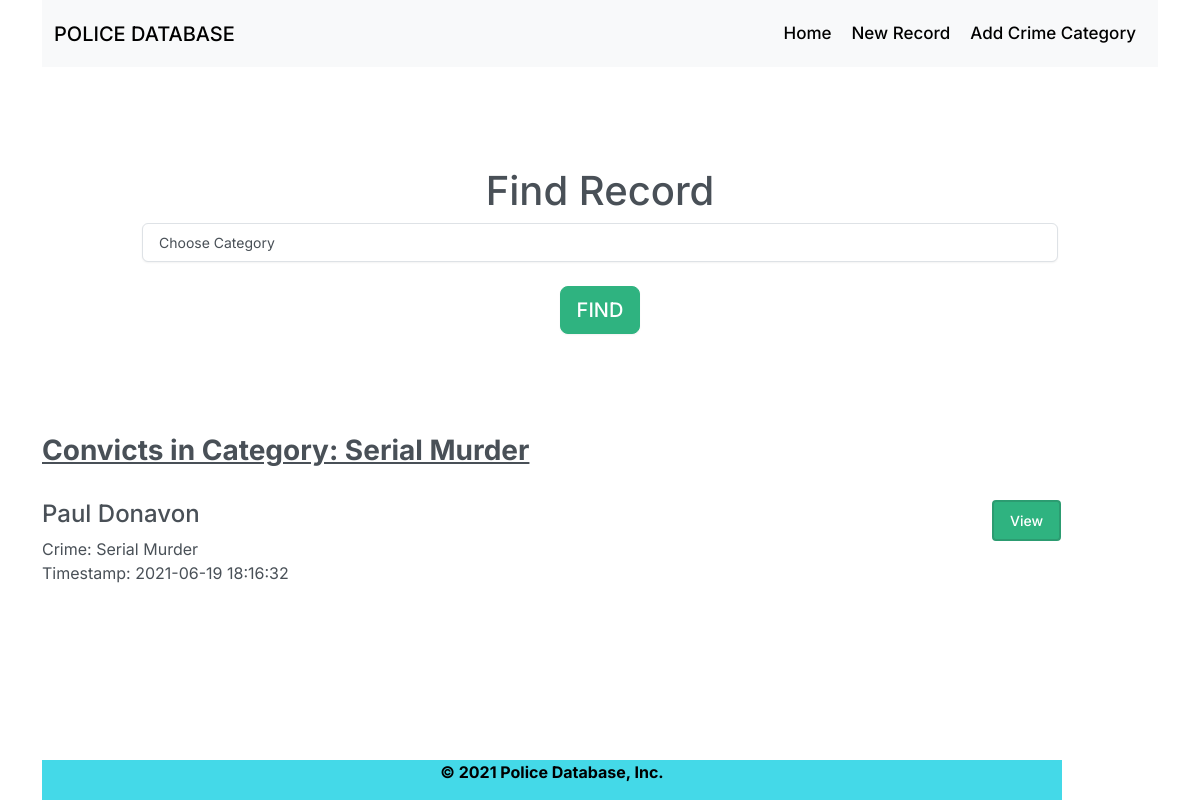
Screenshot of /index.php?category=1 with the database file from the repository.
### tables this page shows
CREATE TABLE `convicts` (
  `ID` int(11) NOT NULL,
  `NAME` varchar(200) NOT NULL,
  `CRIME_TYPE` varchar(500) NOT NULL,
  `DOA` datetime NOT NULL DEFAULT current_timestamp()
);

### lib/Template.php (called while the page is built, shortened)
<?php class Template{
	protected $template;
	public function __construct($template){
		$this->template = $template;
	}
	public function __toString(){
		include basename($this->template);
		return ob_get_clean();
	}
}

### lib/Database.php (called while the page is built, shortened)
<?php
class Database{
	private $host = DB_HOST;
	private $user = DB_USER;
	private $pass = DB_PASS;
	private $dbname = DB_NAME;
	private $dbh;
	private $stmt;
	public function __construct(){
		$dsn = 'mysql:host='. $this->host .';dbname='. $this->dbname;
		$options = array(
				PDO::ATTR_PERSISTENT => true,
				PDO::ATTR_ERRMODE => PDO::ERRMODE_EXCEPTION
		);
		try{
			$this->dbh = new PDO($dsn, $this->user, $this->pass, $options);
		} catch(PDOException $e) {
				$this->error = $e->getMessage();
		}
	}
	public function query($query){
			$this->stmt = $this->dbh->prepare($query);
	}
	public function bind($param, $value, $type = null){
			if(is_null($type)){
					switch(true){
						default :
							$type = PDO::PARAM_STR;
					}
			}
			$this->stmt->bindValue($param, $value, $type);
	}
	public function execute(){
		return $this->stmt->execute();
	}
	public function resultSet(){
		$this->execute();
		return $this->stmt->fetchAll(PDO::FETCH_OBJ);
	}
}

### lib/Record.php (called while the page is built, shortened)
<?php
	class Record{
		private $db;
		public function __construct(){
			$this->db = new Database;
		}
		public function getCategories(){
			$this->db->query("SELECT * FROM categories");
			$results = $this->db->resultSet();
			return $results;
		}
		public function getByCategory($category){
			$this->db->query("SELECT convicts.*
						FROM convicts,categories
						WHERE convicts.CRIME_TYPE = categories.Category_Name
						AND categories.Category_ID = :cat
						ORDER BY DOA DESC
						");
			$this->db->bind(':cat', $category);
			$results = $this->db->resultSet();
			return $results;
		}
		public function getCategory($category_id){
			$this->db->query("SELECT * FROM categories WHERE Category_ID = :category_id");
			$this->db->bind(':category_id', $category_id);
			$row = $this->db->single();
			return $row;
		}
	}

### templates/frontpage.php (the view, shortened to what this page needs)
<?php include 'inc/header.php'; ?>
<div class="jumbotron">
        <h1>Find Record</h1>
        <form method="GET" action="index.php">
            <select name="category" class="form-control">
                <option value="0">Choose Category</option>
            </select>
            <br>
            <input type="submit" class="btn btn-lg btn-success" value="FIND">
        </form>
      </div>
        <h3><b><u><?php echo $title; ?></u></b></h3>
      	<?php foreach($recs as $rec):?>
        <br>
      	<div class="row marketing">
	        <div class="col-md-10">
	          <h4><?php echo $rec->NAME; ?></h4>
	          <p>Crime: <?php echo $rec->CRIME_TYPE; ?> <br>Timestamp: <?php echo $rec->DOA; ?></p>
	        </div>
	        <div class="col-md-2">
	        		<a class="default" href="Rec.php?id=<?php echo $rec->ID; ?>">View</a>
	        </div>
        </div>
        <?php endforeach; ?>
        <br><br><br>
<?php include 'inc/footer.php'; ?>

### css/cssheet.css (style rules this page uses)
.jumbotron { text-align: center; padding: 100px;; }
[type=button]:not(:disabled), [type=reset]:not(:disabled), [type=submit]:not(:disabled), button:not(:disabled) { cursor: pointer; }
.btn-group-lg>.btn, .btn-lg { padding: .5rem 1rem; font-size: 1.25rem; border-radius: .3rem; border-color: #2c9c71; }
.btn-success { color: #fff; background-color: #2fb380; border-color: #2fb380; box-shadow: 0 1px 2px rgb(0 0 0 / 5%); }
.btn-success:after { content: ""; background: #f1f1f1; display: block; position: absolute; padding-top: 300%; padding-left: 350%; margin-left: -20px !important; margin-top: -120%; opacity: 0; transition: all 0.8s }
.default { display: inline-block; font-weight: 500; line-height: 1.5; color: rgb(255, 255, 255); text-align: center; text-decoration: none; vertical-align: middle; cursor: pointer; -webkit-user-select: none; -moz-user-select: none; -ms-user-select: none; user-select: none; background-color: #2fb380; border: 2px solid #2c9c71; padding: .5rem 1rem; font-size: .875rem; border-radius: .25rem; transition: color .15s ease-in-out,background-color .15s ease-in-out,border-color .15s ease-in-out,box-shadow .15s ease-in-out; }

### rows the page displays
convicts: NAME "Paul Donavon", CRIME_TYPE "Serial Murder", DOA "2021-06-19 18:16:32"

### other values shown
$title "Convicts in Category: Serial Murder"
SITE_TITLE "Police Database"
